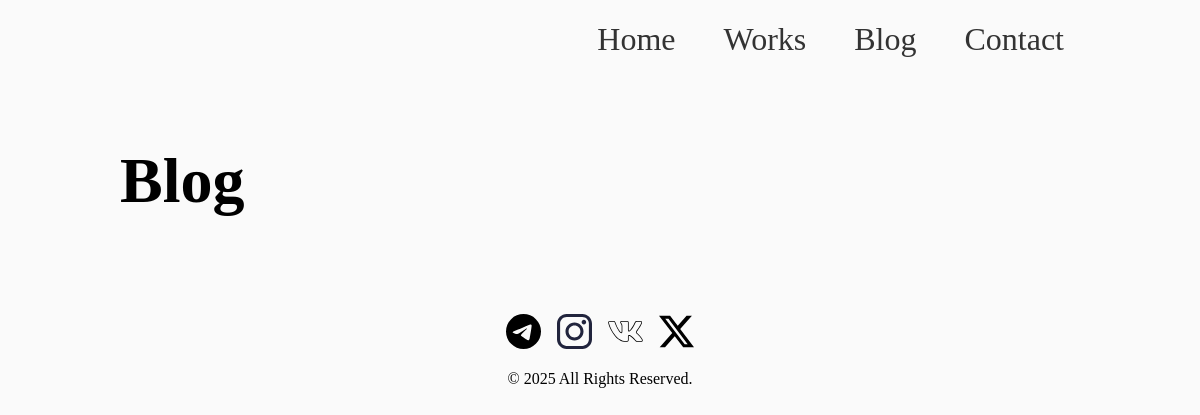
Before: /main_app/ with the older database file.
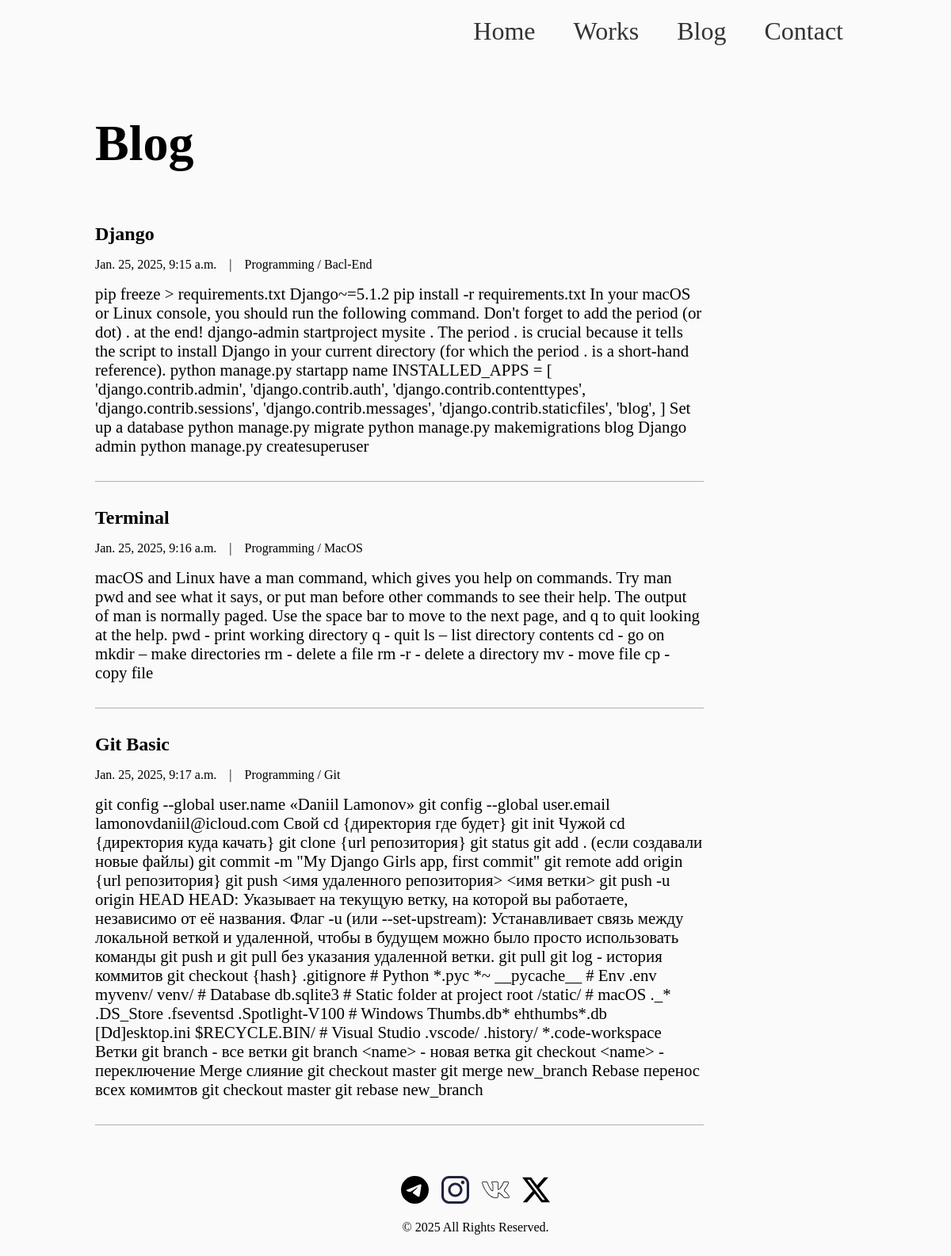
After: the same page with the newer database file.
### mysite/models.py (models this page shows, shortened)
class Post(models.Model):
    author = models.ForeignKey(User, on_delete=models.CASCADE)
    title = models.CharField(max_length=200)
    category = models.CharField(max_length=200)
    content = models.TextField()
    date_posted = models.DateTimeField(blank=True, null=True)

### mysite/views.py (the view)
# urls.py: path('main_app/', views.post_list, name='post_list'),
def post_list(request):
    posts = Post.objects.filter(date_posted__lte=timezone.now()).order_by('date_posted')
    return render(request, 'post_list.html', {'posts': posts})

### mysite/templates/post_list.html (shortened to what this page needs)
{% extends 'base.html' %}
{% block content %}
        <div class="conteiner _pading2">
            <div class="_pading2">
                <h1>Blog</h1>
            </div>
            {% for post in posts %}
                <div class="statia _df-col _gap1 _pading2">
                    <h2>{{ post.title }}</h2>
                    <div class="_df-row _gap1">
                        <div class="post-item__data-data">{{ post.date_posted }}</div>
                        <span class="line">|</span>
                        <div class="post-item__data-text">{{ post.category }}</div>
                    </div>
                    <div class="post-item__p"><p>{{ post.content }}</p></div>
                </div>
            {% endfor %}
        </div>
{% endblock %}

### mysite/templates/base.html (shortened to what this page needs)
{% load static %}
<!DOCTYPE html>
<html lang="ru">
<head>
    <link rel="stylesheet" href="{% static 'css/rezet.css' %}" >
    <link rel="stylesheet" href="{% static 'css/menu-mobyl.css' %}">
    <link rel="stylesheet" href="{% static 'css/media.css' %}">
    <link rel="stylesheet" href="{% static 'css/styles.css' %}">
</head>
<body>
    <div class="conteiner">
        <header>
            <nav>
                <ul class="_df-row _just-end-gap1 _alig-centr">
                    <li><a href="{% url 'main' %}" rel="noopener noreferrer">Home</a></li>
                    <li><a href="{% url 'works' %}"  rel="noopener noreferrer">Works</a></li>
                    <li><a href="{% url 'post_list' %}"  rel="noopener noreferrer">Blog</a></li>
                    <li><a href="{% url 'contacts' %}"  rel="noopener noreferrer">Contact</a></li>
                </ul>
            </nav>
        </header>
    </div>
{% block content %}
{% endblock %}
    <footer>
        <div class="conteiner _pading2 _df-col _alig-centr">
            <div class="_df-row _just-centr-gap1">
                <a href="https://t.me/lamonovdanil" target="_blank" rel="noopener noreferrer"><img class="icons" src="{% static 'icons/telegram.svg' %}" alt="Telegram"></a>
                <a href="https://www.instagram.com/pterdacktel/" target="_blank" rel="noopener noreferrer" ><img class="icons" src="{% static 'icons/insta.svg' %}" alt="Instagram"></a>
                <a href="https://vk.com/da000000000000" target="_blank" rel="noopener noreferrer" ><img class="icons" src="{% static 'icons/vk.svg' %}" alt="LinkedIn"></a>
                <a href="https://x.com/daniillamonov" target="_blank" rel="noopener noreferrer"><img class="icons" src="{% static 'icons/twitter-x.svg' %}" alt="X (formerly Twitter)"></a>
            </div>
            <div class="_pading1">
                &copy; 2025 All Rights Reserved.
            </div>
        </div>
    </footer>
</body>
</html>

### mysite/static/css/rezet.css (style rules this page uses)
* { margin: 0; padding: 0; box-sizing: border-box; position: relative; }
body { background-color: #fafafa; }
p,a { font-size: 1.3rem; }
._df-row { display: flex; flex-flow: row wrap; }
._df-col { display: flex; flex-flow: column; }
._gap1 { gap: 1rem; }
._just-centr-gap1 { justify-content: center; gap: 1rem; }
._just-end-gap1 { justify-content: end; gap: 1rem; }
._alig-centr { align-items: center; }
._pading1 { padding: 1rem 0; }
._pading2 { padding: 2rem 0; }

### mysite/static/css/styles.css (style rules this page uses)
.conteiner { width: 80%; margin: 0 auto; }
header { width: 100%; min-height: 10vh; display: flex; justify-content: end; }
header nav ul { height: 100%; }
header nav ul li { list-style: none; }
header nav ul li a { text-decoration: none; color: #333; font-size: 2rem; padding: .4rem 1rem; transition: all .9s ease; border-bottom: 2px solid #33333300; -webkit-transition: all .9s ease; -moz-transition: all .9s ease; -ms-transition: all .9s ease; -o-transition: all .9s ease; }
h1 { font-size: 4rem; font-weight: 900; }
.icons { width: 35px; height: 35px; }
.statia { width: 80%; border-bottom: 1px solid #66666680; }

Changed rows visible on the page:
added Post: title "Django", date_posted "Jan. 25, 2025, 9:15 a.m.", category "Programming / Bacl-End", content "pip freeze > requirements.txt Django~=5.1.2 pip install -r requirements.txt In your macOS or Linux console, you should run the following command. Don't forget to add the period (or dot) . at the end! django-admin startproject mysite . The period . is crucial because it tells the script to install Django in your current directory (for which the period . is a short-hand reference). python manage.py startapp name INSTALLED_APPS = [ 'django.contrib.admin', 'django.contrib.auth', 'django.contrib.contenttypes', 'django.contrib.sessions', 'django.contrib.messages', 'django.contrib.staticfiles', 'blog', ] Set up a database python manage.py migrate python manage.py makemigrations blog Django admin…"
added Post: title "Terminal", date_posted "Jan. 25, 2025, 9:16 a.m.", category "Programming / MacOS", content "macOS and Linux have a man command, which gives you help on commands. Try man pwd and see what it says, or put man before other commands to see their help. The output of man is normally paged. Use the space bar to move to the next page, and q to quit looking at the help. pwd - print working directory q - quit ls – list directory contents cd - go on mkdir – make directories rm - delete a file rm -r - delete a directory mv - move file cp - copy file"
added Post: title "Git Basic", date_posted "Jan. 25, 2025, 9:17 a.m.", category "Programming / Git", content "git config --global user.name «Daniil Lamonov» git config --global user.email lamonovdaniil@icloud.com Свой cd {директория где будет} git init Чужой cd {директория куда качать} git clone {url репозитория} git status git add . (если создавали новые файлы) git commit -m \"My Django Girls app, first commit\" git remote add origin {url репозитория} git push <имя удаленного репозитория> <имя ветки> git push -u origin HEAD HEAD: Указывает на текущую ветку, на которой вы работаете, независимо от её названия. Флаг -u (или --set-upstream): Устанавливает связь между локальной веткой и удаленной, чтобы в будущем можно было просто использовать команды git push и git pull без указания удаленной ветки. git…"
